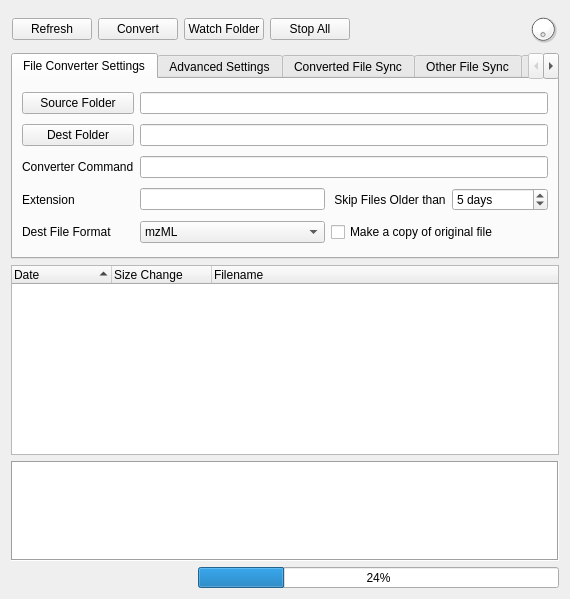
<?xml version="1.0" encoding="UTF-8"?>
<ui version="4.0">
 <class>mzWatcherGui</class>
 <widget class="QWidget" name="mzWatcherGui">
  <property name="geometry">
   <rect>
    <x>0</x>
    <y>0</y>
    <width>570</width>
    <height>599</height>
   </rect>
  </property>
  <property name="sizePolicy">
   <sizepolicy hsizetype="Preferred" vsizetype="Preferred">
    <horstretch>0</horstretch>
    <verstretch>0</verstretch>
   </sizepolicy>
  </property>
  <property name="windowTitle">
   <string>Form</string>
  </property>
  <layout class="QGridLayout" name="gridLayout_2">
   <item row="2" column="0" colspan="3">
    <widget class="QTreeWidget" name="treeWidget">
     <property name="sizePolicy">
      <sizepolicy hsizetype="Expanding" vsizetype="Expanding">
       <horstretch>0</horstretch>
       <verstretch>0</verstretch>
      </sizepolicy>
     </property>
     <property name="minimumSize">
      <size>
       <width>0</width>
       <height>100</height>
      </size>
     </property>
     <property name="selectionMode">
      <enum>QAbstractItemView::SelectionMode::MultiSelection</enum>
     </property>
     <property name="sortingEnabled">
      <bool>true</bool>
     </property>
     <property name="animated">
      <bool>true</bool>
     </property>
     <property name="headerHidden">
      <bool>false</bool>
     </property>
     <attribute name="headerMinimumSectionSize">
      <number>5</number>
     </attribute>
     <attribute name="headerDefaultSectionSize">
      <number>100</number>
     </attribute>
     <column>
      <property name="text">
       <string notr="true">Date</string>
      </property>
     </column>
     <column>
      <property name="text">
       <string>Size Change</string>
      </property>
     </column>
     <column>
      <property name="text">
       <string>Filename</string>
      </property>
     </column>
    </widget>
   </item>
   <item row="3" column="0" colspan="3">
    <widget class="QTextBrowser" name="logWidget">
     <property name="enabled">
      <bool>true</bool>
     </property>
     <property name="sizePolicy">
      <sizepolicy hsizetype="Expanding" vsizetype="Fixed">
       <horstretch>0</horstretch>
       <verstretch>0</verstretch>
      </sizepolicy>
     </property>
     <property name="minimumSize">
      <size>
       <width>0</width>
       <height>0</height>
      </size>
     </property>
     <property name="maximumSize">
      <size>
       <width>16777215</width>
       <height>100</height>
      </size>
     </property>
     <property name="toolTip">
      <string>Process Log</string>
     </property>
     <property name="autoFillBackground">
      <bool>false</bool>
     </property>
     <property name="styleSheet">
      <string notr="true"/>
     </property>
     <property name="frameShape">
      <enum>QFrame::Shape::Box</enum>
     </property>
     <property name="frameShadow">
      <enum>QFrame::Shadow::Sunken</enum>
     </property>
     <property name="documentTitle">
      <string>Log</string>
     </property>
     <property name="readOnly">
      <bool>true</bool>
     </property>
     <property name="openLinks">
      <bool>false</bool>
     </property>
    </widget>
   </item>
   <item row="4" column="1" colspan="2">
    <widget class="QProgressBar" name="progressBar">
     <property name="sizePolicy">
      <sizepolicy hsizetype="Preferred" vsizetype="Preferred">
       <horstretch>0</horstretch>
       <verstretch>0</verstretch>
      </sizepolicy>
     </property>
     <property name="value">
      <number>24</number>
     </property>
    </widget>
   </item>
   <item row="1" column="0" colspan="3">
    <widget class="QTabWidget" name="tabWidget">
     <property name="enabled">
      <bool>true</bool>
     </property>
     <property name="sizePolicy">
      <sizepolicy hsizetype="Expanding" vsizetype="Minimum">
       <horstretch>0</horstretch>
       <verstretch>0</verstretch>
      </sizepolicy>
     </property>
     <property name="currentIndex">
      <number>0</number>
     </property>
     <property name="documentMode">
      <bool>false</bool>
     </property>
     <property name="movable">
      <bool>false</bool>
     </property>
     <widget class="QWidget" name="tabWidgetPage1">
      <attribute name="title">
       <string>File Converter Settings</string>
      </attribute>
      <layout class="QGridLayout" name="gridLayout">
       <item row="4" column="0">
        <widget class="QLabel" name="label_4">
         <property name="text">
          <string>Extension</string>
         </property>
        </widget>
       </item>
       <item row="4" column="2">
        <widget class="QLineEdit" name="extensionEdit">
         <property name="text">
          <string/>
         </property>
        </widget>
       </item>
       <item row="0" column="2" colspan="3">
        <widget class="QLineEdit" name="sourceFolderEdit">
         <property name="text">
          <string/>
         </property>
         <property name="readOnly">
          <bool>false</bool>
         </property>
        </widget>
       </item>
       <item row="4" column="3">
        <widget class="QLabel" name="label_5">
         <property name="text">
          <string> Skip Files Older than</string>
         </property>
        </widget>
       </item>
       <item row="4" column="4">
        <widget class="QSpinBox" name="dayDiffBox">
         <property name="suffix">
          <string> days</string>
         </property>
         <property name="maximum">
          <number>1000000000</number>
         </property>
         <property name="value">
          <number>5</number>
         </property>
        </widget>
       </item>
       <item row="2" column="2" colspan="3">
        <widget class="QLineEdit" name="commandEdit">
         <property name="text">
          <string/>
         </property>
        </widget>
       </item>
       <item row="2" column="0">
        <widget class="QLabel" name="label_3">
         <property name="text">
          <string>Converter Command</string>
         </property>
        </widget>
       </item>
       <item row="6" column="0">
        <widget class="QLabel" name="label_7">
         <property name="text">
          <string>Dest File Format</string>
         </property>
        </widget>
       </item>
       <item row="6" column="2">
        <widget class="QComboBox" name="destFileFormatBox">
         <property name="currentIndex">
          <number>1</number>
         </property>
         <item>
          <property name="text">
           <string>mzXML</string>
          </property>
         </item>
         <item>
          <property name="text">
           <string>mzML</string>
          </property>
         </item>
         <item>
          <property name="text">
           <string>mzData</string>
          </property>
         </item>
        </widget>
       </item>
       <item row="0" column="0">
        <widget class="QPushButton" name="sourceFolderButton">
         <property name="text">
          <string>Source Folder</string>
         </property>
        </widget>
       </item>
       <item row="1" column="0">
        <widget class="QPushButton" name="destFolderButton">
         <property name="text">
          <string>Dest Folder</string>
         </property>
        </widget>
       </item>
       <item row="6" column="3" colspan="2">
        <widget class="QCheckBox" name="makeCopyCheckBox">
         <property name="text">
          <string>Make a copy of original file</string>
         </property>
        </widget>
       </item>
       <item row="1" column="2" colspan="3">
        <widget class="QLineEdit" name="destFolderEdit">
         <property name="text">
          <string/>
         </property>
         <property name="readOnly">
          <bool>false</bool>
         </property>
        </widget>
       </item>
      </layout>
     </widget>
     <widget class="QWidget" name="tab">
      <attribute name="title">
       <string>Advanced Settings</string>
      </attribute>
      <layout class="QFormLayout" name="formLayout">
       <property name="fieldGrowthPolicy">
        <enum>QFormLayout::FieldGrowthPolicy::AllNonFixedFieldsGrow</enum>
       </property>
       <item row="3" column="1">
        <widget class="QSpinBox" name="monitorTimeout">
         <property name="suffix">
          <string> sec</string>
         </property>
         <property name="prefix">
          <string>Interval </string>
         </property>
         <property name="minimum">
          <number>1</number>
         </property>
         <property name="maximum">
          <number>999999999</number>
         </property>
         <property name="singleStep">
          <number>60</number>
         </property>
         <property name="value">
          <number>60</number>
         </property>
        </widget>
       </item>
       <item row="7" column="0">
        <widget class="QLabel" name="label_6">
         <property name="text">
          <string>File Converter Presets</string>
         </property>
        </widget>
       </item>
       <item row="8" column="0">
        <widget class="QComboBox" name="instrumentBox">
         <property name="enabled">
          <bool>false</bool>
         </property>
         <property name="editable">
          <bool>false</bool>
         </property>
         <item>
          <property name="text">
           <string>Triple Quad -  ABI 4000</string>
          </property>
         </item>
         <item>
          <property name="text">
           <string>Ion Trap - Thermo LTQ XL</string>
          </property>
         </item>
         <item>
          <property name="text">
           <string>Triple Quad - Thermo TSQ Vantage</string>
          </property>
         </item>
         <item>
          <property name="text">
           <string>Other</string>
          </property>
         </item>
        </widget>
       </item>
       <item row="8" column="1">
        <widget class="QPushButton" name="clearDatabaseButton">
         <property name="text">
          <string>Clear File Database</string>
         </property>
        </widget>
       </item>
       <item row="5" column="0">
        <widget class="QLabel" name="label">
         <property name="text">
          <string>Wait period before file conversion</string>
         </property>
        </widget>
       </item>
       <item row="5" column="1">
        <widget class="QSpinBox" name="converter_waitTime">
         <property name="suffix">
          <string> min</string>
         </property>
         <property name="prefix">
          <string/>
         </property>
         <property name="value">
          <number>5</number>
         </property>
        </widget>
       </item>
       <item row="6" column="0">
        <widget class="QLabel" name="label_2">
         <property name="text">
          <string>Do not convert files small than</string>
         </property>
        </widget>
       </item>
       <item row="6" column="1">
        <widget class="QSpinBox" name="minimumsFileSize">
         <property name="suffix">
          <string> bytes</string>
         </property>
         <property name="prefix">
          <string/>
         </property>
         <property name="maximum">
          <number>1000000000</number>
         </property>
         <property name="value">
          <number>10</number>
         </property>
        </widget>
       </item>
       <item row="3" column="0">
        <widget class="QLabel" name="label_10">
         <property name="text">
          <string>Monitor Folder and Automatically Convert </string>
         </property>
        </widget>
       </item>
       <item row="9" column="0">
        <widget class="QLabel" name="label_settingsLocation">
         <property name="text">
          <string>Settings Location</string>
         </property>
        </widget>
       </item>
       <item row="9" column="1">
        <widget class="QLineEdit" name="settingsLocationEdit">
         <property name="toolTip">
          <string>Where mzWatcher's saved settings live on this machine. An expert user can open this location (the Windows Registry, if this is a path starting with HKEY_CURRENT_USER) to inspect, back up, or delete these settings.</string>
         </property>
         <property name="readOnly">
          <bool>true</bool>
         </property>
        </widget>
       </item>
      </layout>
     </widget>
     <widget class="QWidget" name="tab_2">
      <attribute name="title">
       <string>Converted File Sync</string>
      </attribute>
      <layout class="QGridLayout" name="gridLayout_4">
       <item row="0" column="0" colspan="2">
        <widget class="QLabel" name="label_11">
         <property name="text">
          <string>Converted File GCS Sync Targets:</string>
         </property>
        </widget>
       </item>
       <item row="0" column="2">
        <widget class="QPushButton" name="addGcsSyncTargetButton">
         <property name="text">
          <string>Add Sync Target</string>
         </property>
        </widget>
       </item>
       <item row="1" column="0" colspan="3">
        <widget class="QScrollArea" name="gcsSyncTargetsScrollArea">
         <property name="widgetResizable">
          <bool>true</bool>
         </property>
         <widget class="QWidget" name="gcsSyncTargetsContainer">
          <layout class="QVBoxLayout" name="gcsSyncTargetsContainerLayout">
           <property name="margin">
            <number>0</number>
           </property>
          </layout>
         </widget>
        </widget>
       </item>
      </layout>
     </widget>
     <widget class="QWidget" name="tab_otherFileSync">
      <attribute name="title">
       <string>Other File Sync</string>
      </attribute>
      <layout class="QGridLayout" name="gridLayout_otherFileSync">
       <item row="0" column="0" colspan="2">
        <widget class="QLabel" name="label_otherFileSync">
         <property name="text">
          <string>Other GCS Sync Targets:</string>
         </property>
        </widget>
       </item>
       <item row="0" column="2">
        <widget class="QPushButton" name="addOtherSyncTargetButton">
         <property name="text">
          <string>Add Sync Target</string>
         </property>
        </widget>
       </item>
       <item row="1" column="0" colspan="3">
        <widget class="QScrollArea" name="otherSyncTargetsScrollArea">
         <property name="widgetResizable">
          <bool>true</bool>
         </property>
         <widget class="QWidget" name="otherSyncTargetsContainer">
          <layout class="QVBoxLayout" name="otherSyncTargetsContainerLayout">
           <property name="margin">
            <number>0</number>
           </property>
          </layout>
         </widget>
        </widget>
       </item>
      </layout>
     </widget>
     <widget class="QWidget" name="tab_3">
      <attribute name="title">
       <string>Automatic Warnings</string>
      </attribute>
      <layout class="QGridLayout" name="gridLayout_5">
       <item row="0" column="0" colspan="4">
        <widget class="QCheckBox" name="automaticWarningsCheckBox">
         <property name="text">
          <string>Enable Automatic Warnings</string>
         </property>
        </widget>
       </item>
       <item row="1" column="0">
        <widget class="QLabel" name="label_17">
         <property name="text">
          <string>Mailer Config File:</string>
         </property>
        </widget>
       </item>
       <item row="1" column="1" colspan="2">
        <widget class="QLineEdit" name="mailerConfigFileEdit"/>
       </item>
       <item row="1" column="3">
        <widget class="QPushButton" name="mailerConfigFileButton">
         <property name="text">
          <string>Browse...</string>
         </property>
        </widget>
       </item>
       <item row="2" column="0" colspan="4">
        <widget class="QLabel" name="mailerConfigStatusLabel">
         <property name="text">
          <string>Mail service not configured</string>
         </property>
        </widget>
       </item>
       <item row="3" column="0">
        <widget class="QLabel" name="label_13">
         <property name="text">
          <string>Computer Name:</string>
         </property>
        </widget>
       </item>
       <item row="3" column="1" colspan="3">
        <widget class="QLineEdit" name="warningComputerNameEdit"/>
       </item>
       <item row="4" column="0">
        <widget class="QLabel" name="label_14">
         <property name="text">
          <string>Recipients:</string>
         </property>
        </widget>
       </item>
       <item row="4" column="1" colspan="3">
        <widget class="QLineEdit" name="warningEmailAddressesEdit"/>
       </item>
       <item row="5" column="0" colspan="3">
        <widget class="QLabel" name="label_15">
         <property name="text">
          <string>Trigger Automatic Warning File Size Rules:</string>
         </property>
        </widget>
       </item>
       <item row="5" column="3">
        <widget class="QPushButton" name="addWarningSizeRuleButton">
         <property name="text">
          <string>Add Rule</string>
         </property>
        </widget>
       </item>
       <item row="6" column="0" colspan="4">
        <widget class="QWidget" name="warningSizeRulesContainer">
         <layout class="QVBoxLayout" name="warningSizeRulesContainerLayout">
          <property name="margin">
           <number>0</number>
          </property>
         </layout>
        </widget>
       </item>
      </layout>
     </widget>
    </widget>
   </item>
   <item row="0" column="0" colspan="3">
    <widget class="QFrame" name="frame">
     <property name="minimumSize">
      <size>
       <width>0</width>
       <height>36</height>
      </size>
     </property>
     <property name="frameShape">
      <enum>QFrame::Shape::NoFrame</enum>
     </property>
     <property name="frameShadow">
      <enum>QFrame::Shadow::Sunken</enum>
     </property>
     <layout class="QGridLayout" name="gridLayout_3">
      <property name="margin" stdset="0">
       <number>1</number>
      </property>
      <item row="0" column="0">
       <widget class="QPushButton" name="refreshButton">
        <property name="text">
         <string>Refresh</string>
        </property>
        <property name="icon">
         <iconset resource="mzwatcher.qrc">
          <normaloff>:/images/refresh.png</normaloff>:/images/refresh.png</iconset>
        </property>
       </widget>
      </item>
      <item row="0" column="5">
       <spacer name="horizontalSpacer">
        <property name="orientation">
         <enum>Qt::Orientation::Horizontal</enum>
        </property>
        <property name="sizeHint" stdset="0">
         <size>
          <width>144</width>
          <height>27</height>
         </size>
        </property>
       </spacer>
      </item>
      <item row="0" column="1">
       <widget class="QPushButton" name="convertButton">
        <property name="text">
         <string>Convert</string>
        </property>
        <property name="icon">
         <iconset resource="mzwatcher.qrc">
          <normaloff>:/images/export.png</normaloff>:/images/export.png</iconset>
        </property>
       </widget>
      </item>
      <item row="0" column="3">
       <widget class="QPushButton" name="stopAllButton">
        <property name="text">
         <string>Stop All</string>
        </property>
       </widget>
      </item>
      <item row="0" column="4">
       <widget class="QLabel" name="scheduledActionsLabel">
        <property name="text">
         <string/>
        </property>
       </widget>
      </item>
      <item row="0" column="6">
       <widget class="QDial" name="monitorDial">
        <property name="enabled">
         <bool>true</bool>
        </property>
        <property name="sizePolicy">
         <sizepolicy hsizetype="Fixed" vsizetype="Fixed">
          <horstretch>0</horstretch>
          <verstretch>0</verstretch>
         </sizepolicy>
        </property>
        <property name="minimumSize">
         <size>
          <width>30</width>
          <height>30</height>
         </size>
        </property>
        <property name="maximumSize">
         <size>
          <width>30</width>
          <height>30</height>
         </size>
        </property>
        <property name="palette">
         <palette>
          <active>
           <colorrole role="Button">
            <brush brushstyle="SolidPattern">
             <color alpha="255">
              <red>255</red>
              <green>255</green>
              <blue>255</blue>
             </color>
            </brush>
           </colorrole>
          </active>
          <inactive>
           <colorrole role="Button">
            <brush brushstyle="SolidPattern">
             <color alpha="255">
              <red>255</red>
              <green>255</green>
              <blue>255</blue>
             </color>
            </brush>
           </colorrole>
          </inactive>
          <disabled>
           <colorrole role="Button">
            <brush brushstyle="SolidPattern">
             <color alpha="255">
              <red>255</red>
              <green>255</green>
              <blue>255</blue>
             </color>
            </brush>
           </colorrole>
          </disabled>
         </palette>
        </property>
        <property name="focusPolicy">
         <enum>Qt::FocusPolicy::NoFocus</enum>
        </property>
        <property name="contextMenuPolicy">
         <enum>Qt::ContextMenuPolicy::NoContextMenu</enum>
        </property>
        <property name="statusTip">
         <string/>
        </property>
        <property name="autoFillBackground">
         <bool>false</bool>
        </property>
        <property name="maximum">
         <number>1</number>
        </property>
        <property name="pageStep">
         <number>1</number>
        </property>
        <property name="tracking">
         <bool>false</bool>
        </property>
        <property name="invertedAppearance">
         <bool>false</bool>
        </property>
        <property name="invertedControls">
         <bool>false</bool>
        </property>
        <property name="wrapping">
         <bool>true</bool>
        </property>
        <property name="notchesVisible">
         <bool>false</bool>
        </property>
       </widget>
      </item>
      <item row="0" column="2">
       <widget class="QPushButton" name="watchButton">
        <property name="text">
         <string>Watch Folder</string>
        </property>
        <property name="icon">
         <iconset resource="mzwatcher.qrc">
          <normaloff>:/images/train.png</normaloff>:/images/train.png</iconset>
        </property>
       </widget>
      </item>
     </layout>
    </widget>
   </item>
  </layout>
 </widget>
 <resources>
  <include location="mzwatcher.qrc"/>
 </resources>
 <connections/>
</ui>
